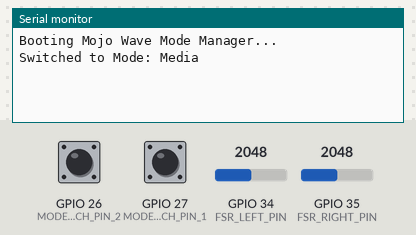
Simulated run of this sketch. Board: ESP32. On the bench: the last lines printed to the serial monitor. Inputs (shaded band) come from the test bench; at power-on: GPIO 26 (MODE_SWITCH_PIN_2) HIGH, GPIO 27 (MODE_SWITCH_PIN_1) HIGH, GPIO 34 (FSR_LEFT_PIN) = 2048, GPIO 35 (FSR_RIGHT_PIN) = 2048.

Above: at 1.2 s.
1.3 s: GPIO 26 (MODE_SWITCH_PIN_2) pulled LOW for 0.15 s
At 1.46 s:
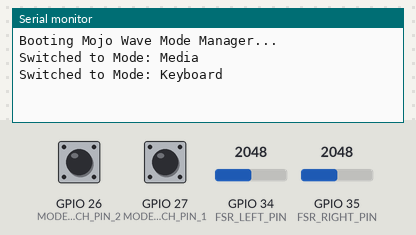
2.9 s: GPIO 27 (MODE_SWITCH_PIN_1) pulled LOW for 0.15 s
At 3.07 s:
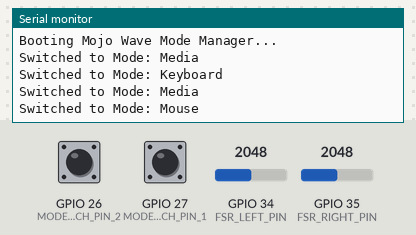

The sketch:

sketch_jul25a.ino
```cpp
// Mojo Wave: Mode Switch + Sleep Mode Core


#define MODE_SWITCH_PIN_1 27  // Middle = LOW → Mouse Mode
#define MODE_SWITCH_PIN_2 26  // Side 2 = LOW → Keyboard Mode

#define FSR_LEFT_PIN 34
#define FSR_RIGHT_PIN 35

// === Constants ===
const unsigned long sleepTimeout = 60000;  // 1 min of inactivity
unsigned long lastActiveTime = 0;

int currentMode = 0; // 0 = Media, 1 = Mouse, 2 = Keyboard
bool isSleeping = false;

void setup() {
  Serial.begin(115200);

  pinMode(MODE_SWITCH_PIN_1, INPUT_PULLUP);
  pinMode(MODE_SWITCH_PIN_2, INPUT_PULLUP);

  pinMode(FSR_LEFT_PIN, INPUT);
  pinMode(FSR_RIGHT_PIN, INPUT);

  Serial.println("Booting Mojo Wave Mode Manager...");
}

void loop() {
  handleModeSwitch();
  checkActivity();
  handleSleepLogic();

  delay(100); // Adjust if needed
}

void handleModeSwitch() {
  // Always read mode switch
  if (digitalRead(MODE_SWITCH_PIN_1) == LOW) {
    currentMode = 1;
  } else if (digitalRead(MODE_SWITCH_PIN_2) == LOW) {
    currentMode = 2;
  } else {
    currentMode = 0;
  }

  // Print mode (optional)
  static int lastMode = -1;
  if (currentMode != lastMode) {
    Serial.print("Switched to Mode: ");
    Serial.println(currentMode == 0 ? "Media" : currentMode == 1 ? "Mouse" : "Keyboard");
    lastMode = currentMode;
  }
}

void checkActivity() {
  // Basic activity = FSR tap or motion
  int fsrL = analogRead(FSR_LEFT_PIN);
  int fsrR = analogRead(FSR_RIGHT_PIN);

  if (fsrL > 100 || fsrR > 100) {
    lastActiveTime = millis();
    if (isSleeping) {
      Serial.println(" Woke up from Sleep");
      isSleeping = false;
    }
  }
}

void handleSleepLogic() {
  if (!isSleeping && millis() - lastActiveTime > sleepTimeout) {
    Serial.println("Entering Sleep Mode (No Activity)");
    isSleeping = true;

    // Optional: add real sleep mode (e.g. ESP32 light sleep)
    // esp_light_sleep_start();
  }

  if (isSleeping) {
    // You can skip BLE actions, MPU updates, etc. here
    return;
  }

  // Add your mode logic here (Media, Mouse, Keyboard)
}
```

Measured:
- after the input at 1.3 s, the serial monitor: prints a new line at once (image 1)
- after the input at 2.9 s, the serial monitor: prints a new line at once (image 2)
